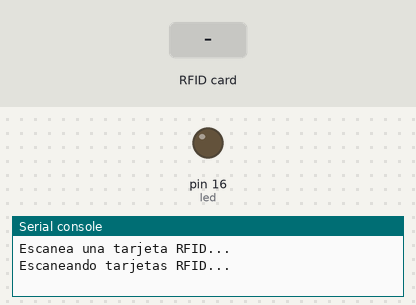
Simulated run of this program. Board: MicroPython board. Shown: output pins drawn as LEDs (lit = HIGH), the last lines printed to the serial console. The inputs (shaded band) are chosen by the test bench.

Above: at 1.2 s.
1.3 s: RFID card 5E 7A 19 C4 held to the reader
At 1.6 s:
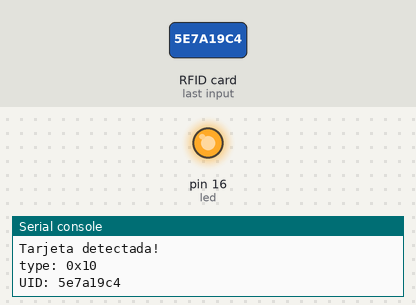
Timing chart, 0 to 4.3 s (numbered marks = the images above; inputs shaded):
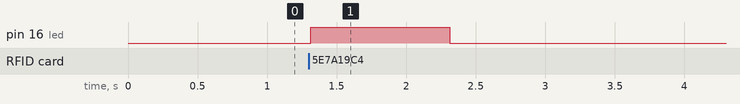

The program:

read_rfid_address.py
```python
import mfrc522
from machine import Pin, SPI
from time import sleep

# Inicializa el LED
led = Pin(16, Pin.OUT)

# # Configuración del lector RFID
sck = Pin(14, Pin.OUT)
mosi = Pin(13, Pin.OUT)
miso = Pin(12, Pin.IN)

print("Escanea una tarjeta RFID...")

# Función para leer la tarjeta y obtener el UID
def read_rfid():
    spi = SPI(baudrate=100000, polarity=0, phase=0, sck=sck, mosi=mosi, miso=miso)
    spi.init()
    rdr = mfrc522.MFRC522(spi, gpioRst=5, gpioCs=4)

    print("Escaneando tarjetas RFID...")

    while True:
        (stat, tag_type) = rdr.request(rdr.REQIDL)
        if stat == rdr.OK:
            (stat, uid) = rdr.anticoll()
            if stat == rdr.OK:
                print("Tarjeta detectada!")
                print("type: 0x%02x" % tag_type)
                print("UID: %02x%02x%02x%02x" % (uid[0], uid[1], uid[2], uid[3]))
                # Enciende el LED para indicar que se ha leído la tarjeta
                led.value(1)
                sleep(1)
                led.value(0)

# Ejecutar la lectura
read_rfid()
```

Measured:
- after the input at 1.3 s, pin 16 (led): LOW → HIGH at once, → LOW 1.0 s later
